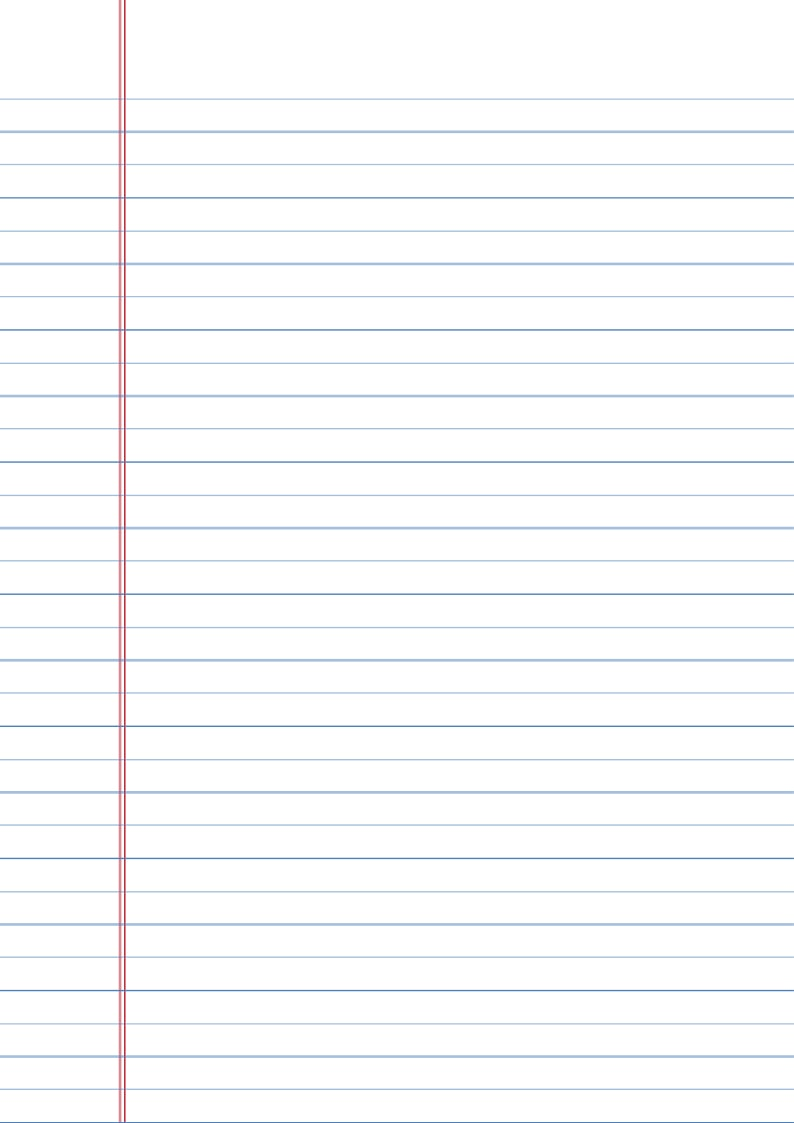
#> input picture paper4.jpg, 794 x 1123 px
$ python test.py
#> lines starting #> are read from the running program, lines starting #| are printed output that depends on the picture
# Import Image for basic functionalities like open, save, show
# Import ImageDraw to convert image into editable format
# Import ImageFont to choose the font style
from PIL import Image, ImageDraw, ImageFont
import os
import textwrap,math

# gfg_logo.jpeg image opened using open
# function and assigned to variable named img
def textWrapper(texts,limit):
    wrapper = textwrap.TextWrapper(width=limit)
    word_list = wrapper.wrap(text = texts)
    txt ='\n'.join(word_list)
    return txt

def textLimiter(fontsize):
    fontset = 55 / 20
    limit = math.ceil(fontset* fontsize)
    return limit

def handWriting(paper,fontname,fontsize,colorText,texts):
#> called with paper = 'paper4.jpg', fontname = 'GloriaHallelujah-Regular.ttf', fontsize = 20, colorText = 'Black'
    img = Image.open(paper)
#> img is the input picture: PIL image 794x1123 RGB; mean R, G, B 249.5, 250.4, 251.5
    fontLocation = 'fonts/'
    fontname = fontLocation + fontname
    colorOutline = "red"
    colorBackground = "white"

    font = ImageFont.truetype(fontname, fontsize)
    limit = textLimiter(fontsize)
    txt = textWrapper(texts,limit)
    # Image is converted into editable form using
    # Draw function and assigned to d1
    width, height = 720,1080
    # img = Image.new('RGB', (width+4, height+4), colorBackground)

    d1 = ImageDraw.Draw(img)
    # d1.text((2, height/2), txt, fill=colorText, font=font)
    d1.text((128,100), txt, fill=colorText, font=font)
    # d1.rectangle((0, 0, width+3, height+3), outline=colorOutline)

    # Font selection from the downloaded file
    # myFont = ImageFont.truetype('C:\\Users\KUMABHIS\Desktop\py\Tomatoes-O8L8.ttf', 20)
    # myFont = ImageFont.truetype('C:\\Users\KUMABHIS\Desktop\py\Spicy_Chicken.otf', 20)
    # Decide the text location, color and font
    # d1.text((70, 63),txt, fill =(255, 0, 0),font=myFont)

    # show and save the image
    img.show()
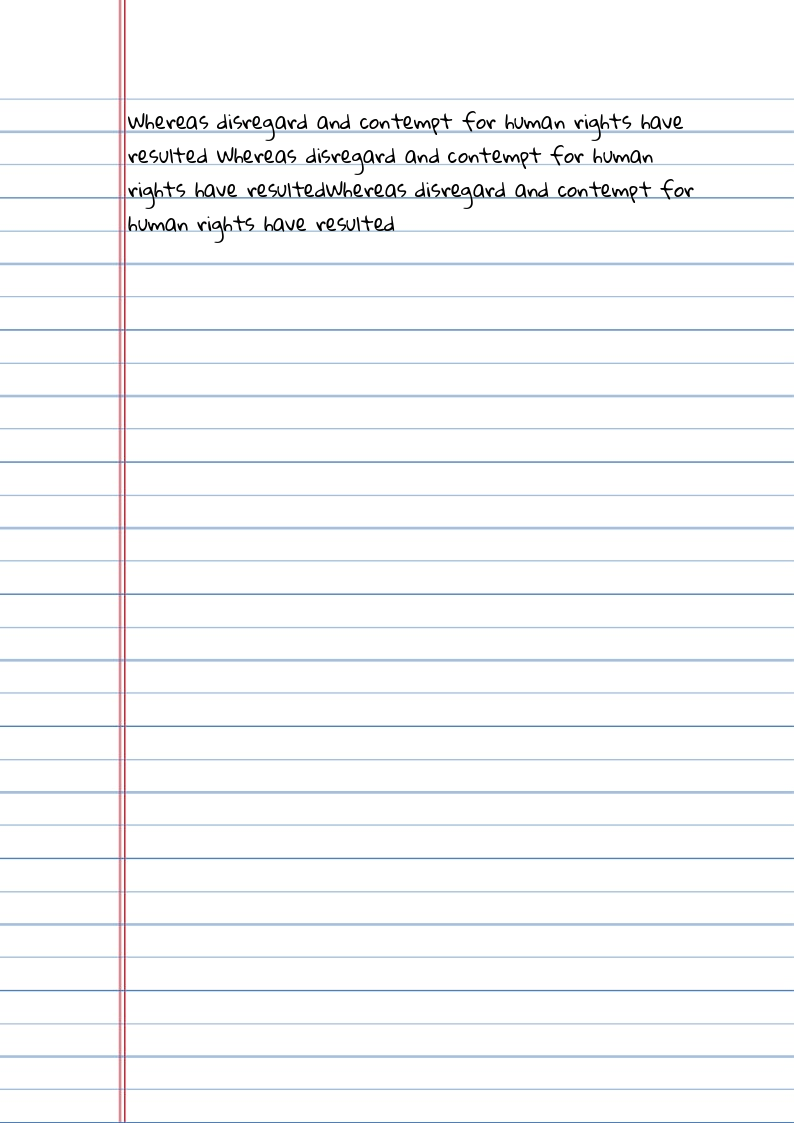
#> shown: PIL image 794x1123 RGB; mean R, G, B 247.3, 248.3, 249.4
    img.save("results.jpeg")

texts ="Whereas disregard and contempt for human rights have resulted Whereas disregard and contempt for human rights have resultedWhereas disregard and contempt for human rights have resulted "
handWriting('paper4.jpg',"GloriaHallelujah-Regular.ttf",20,"Black",texts)

$ run again, with paper1.jpg copied over paper4.jpg
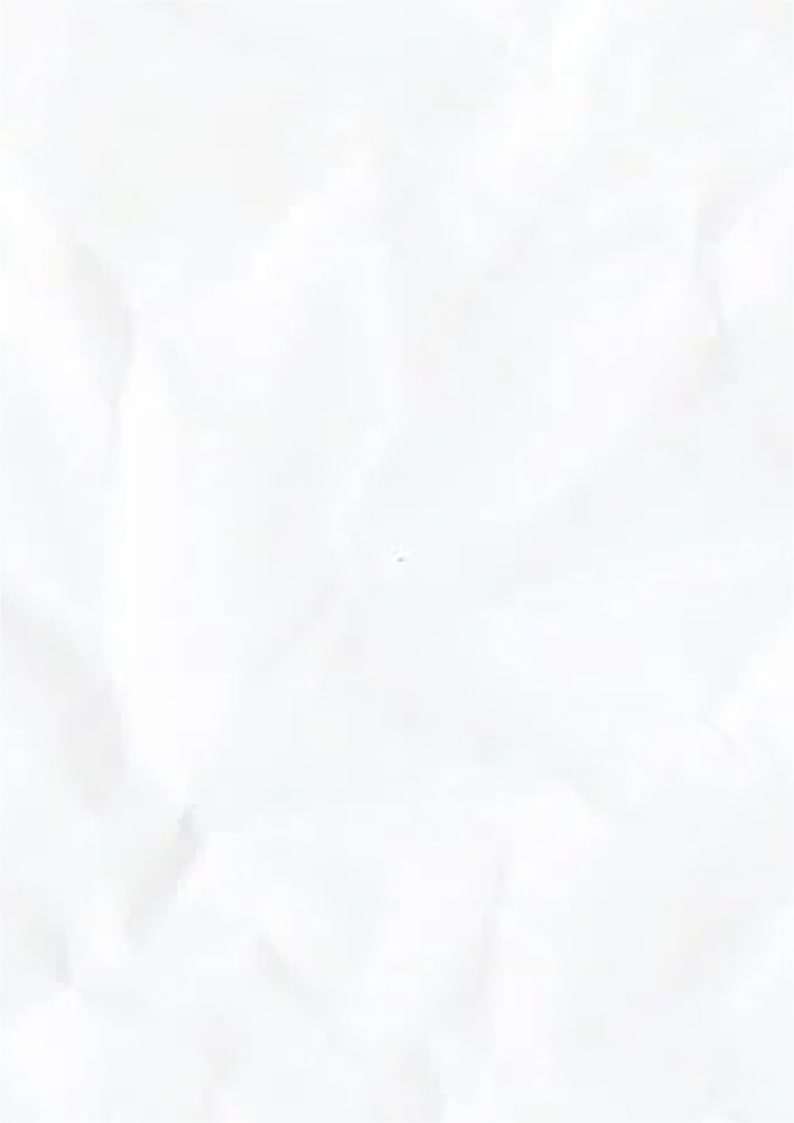
#> input picture paper1.jpg, 794 x 1123 px
#> in handWriting, img is the input picture: PIL image 794x1123 RGB; mean R, G, B 247.2, 248.6, 250.1
#> in handWriting, `img.show()`:
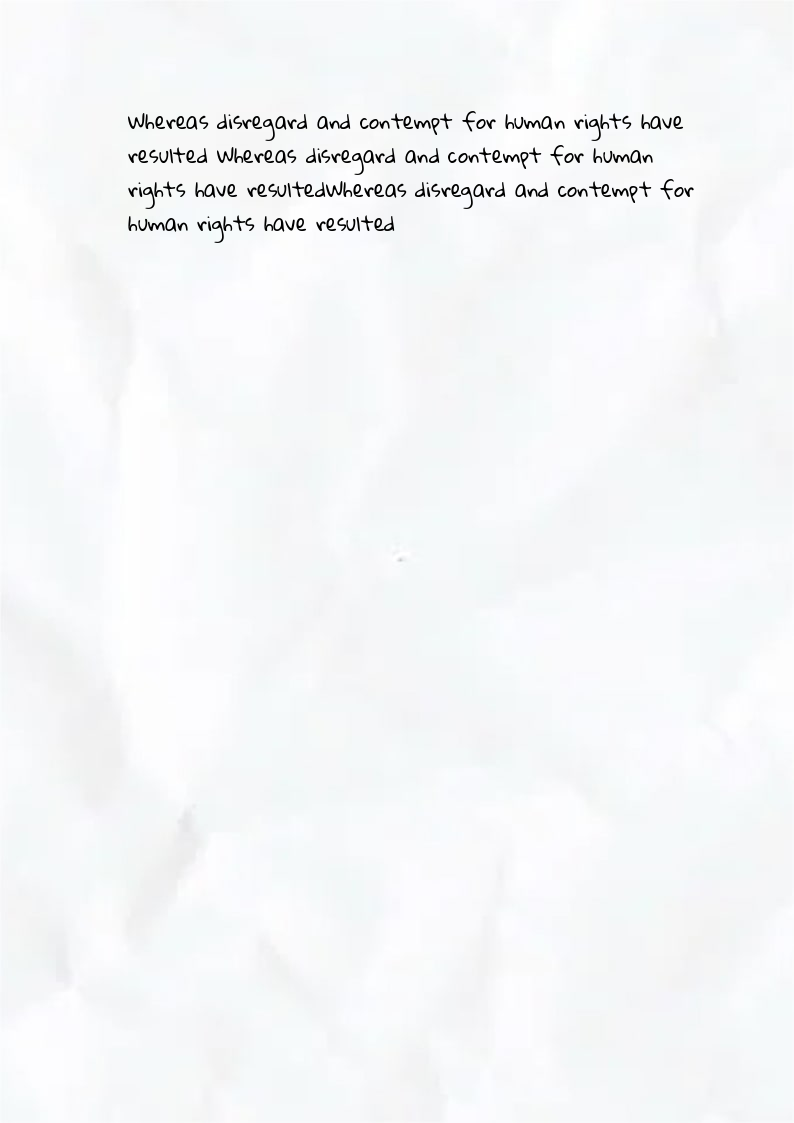
#> shown: PIL image 794x1123 RGB; mean R, G, B 245.1, 246.5, 247.9

$ run again, with paper2.jpg copied over paper4.jpg
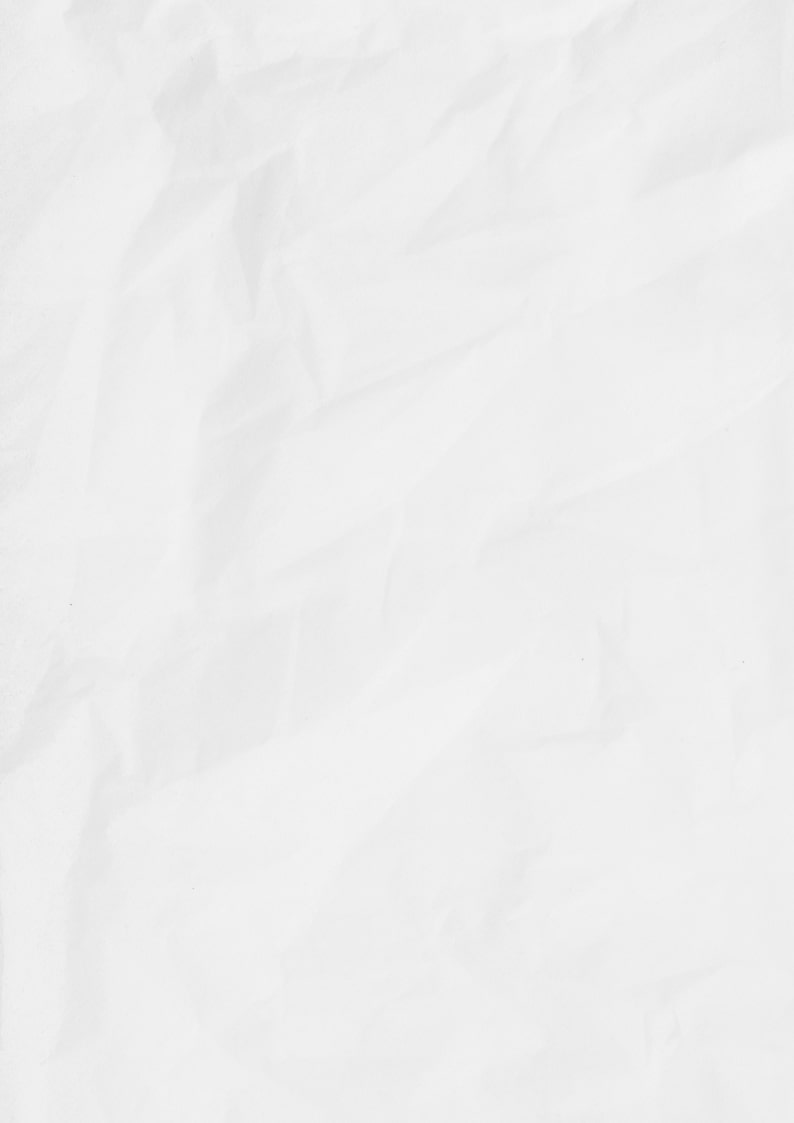
#> input picture paper2.jpg, 794 x 1123 px
#> in handWriting, img is the input picture: PIL image 794x1123 RGB; min 183, max 244, mean 236.9
#> in handWriting, `img.show()`:
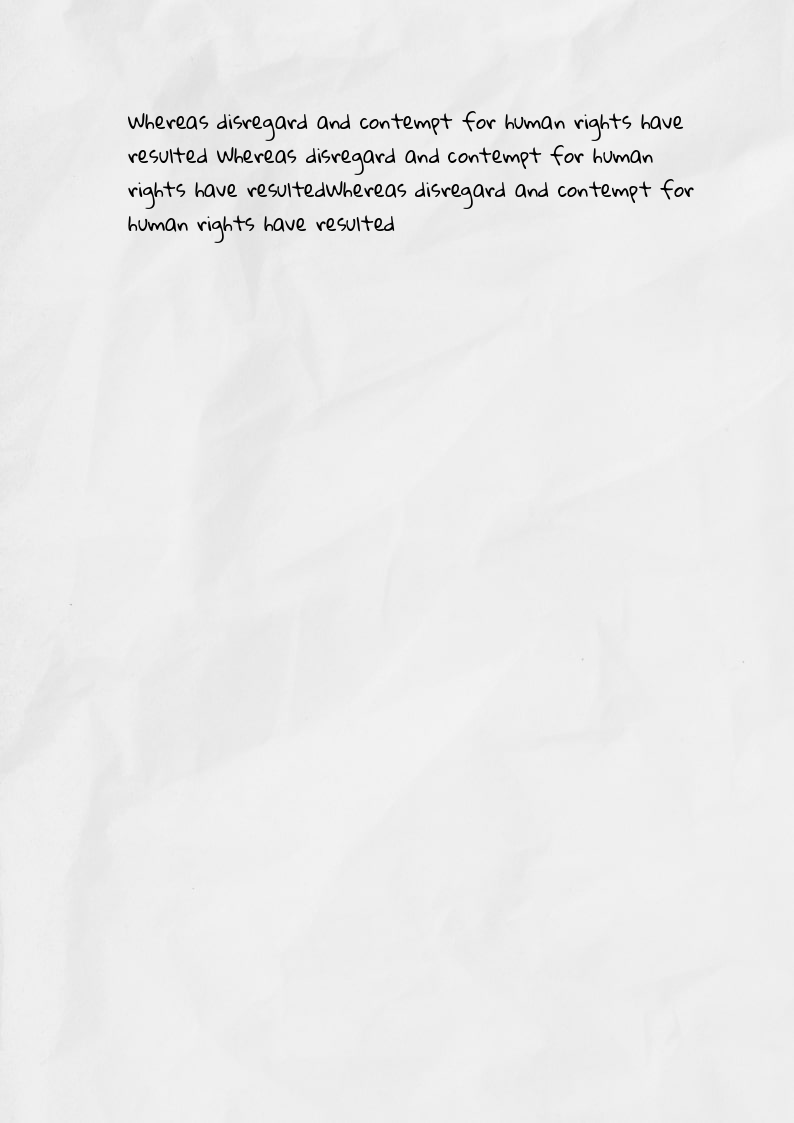
#> shown: PIL image 794x1123 RGB; min 0, max 244, mean 234.9

$ run again, with paper3.jpg copied over paper4.jpg
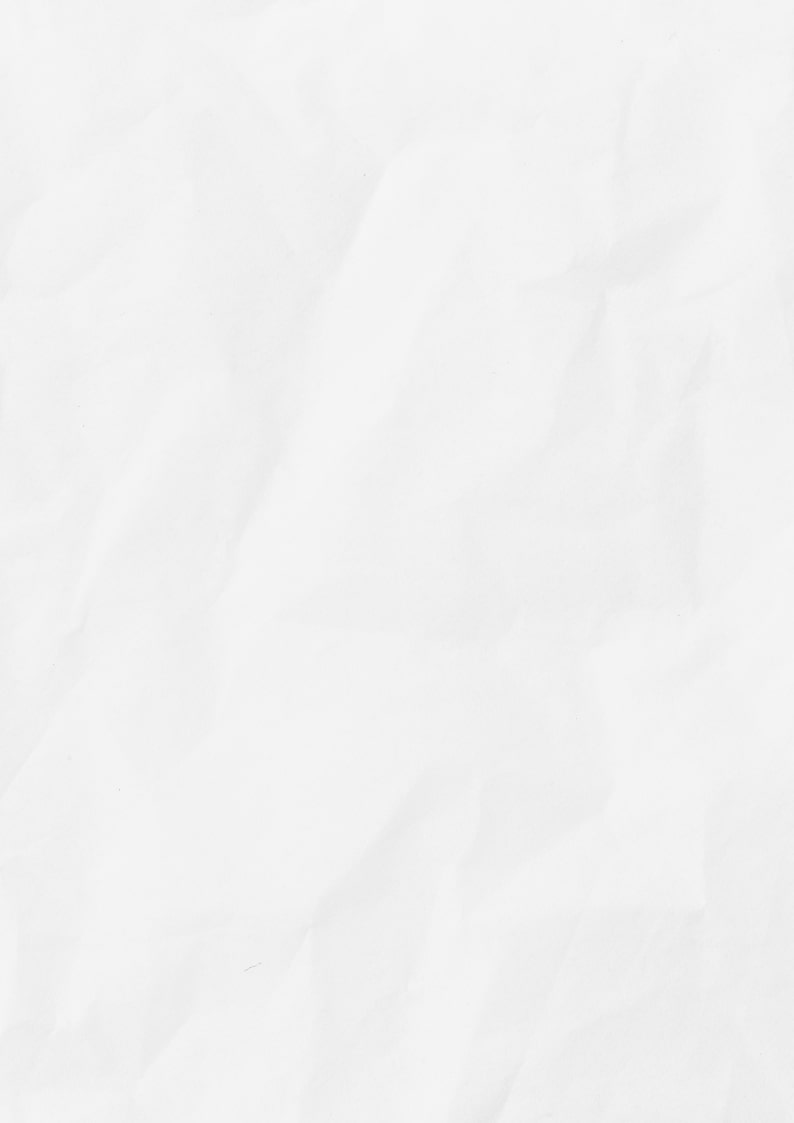
#> input picture paper3.jpg, 794 x 1123 px
#> in handWriting, img is the input picture: PIL image 794x1123 RGB; min 204, max 248, mean 240.7
#> in handWriting, `img.show()`:
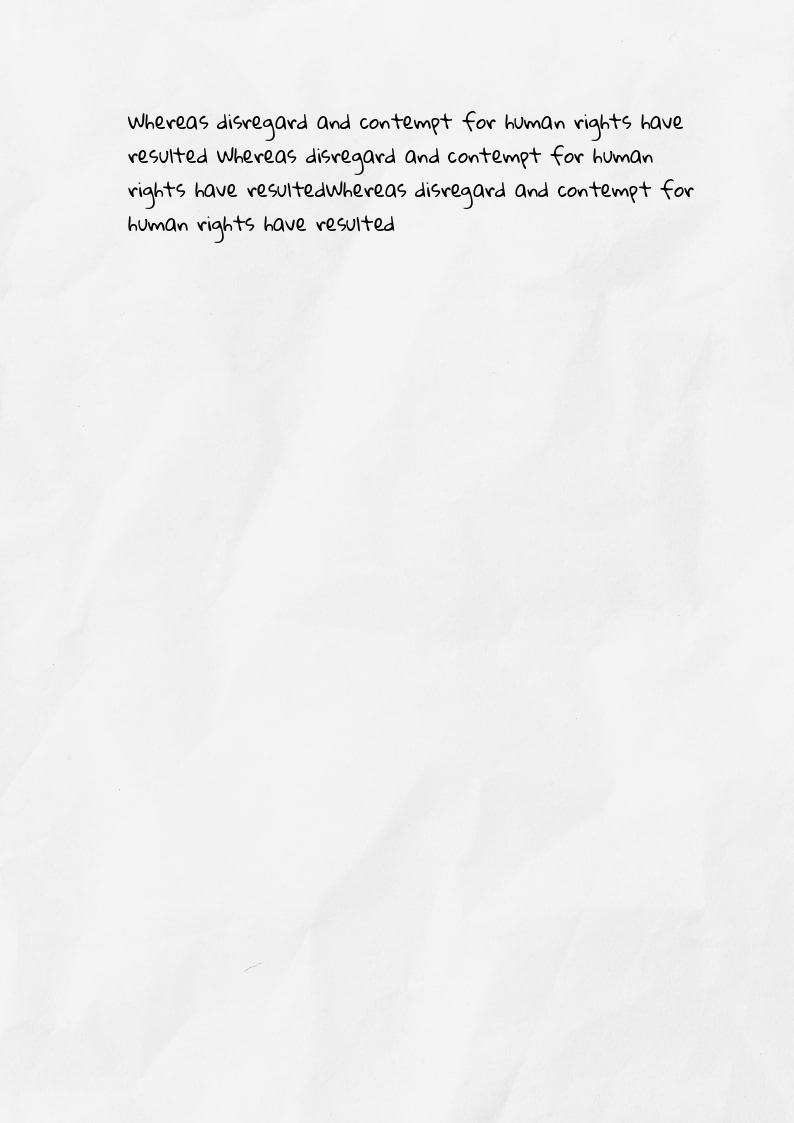
#> shown: PIL image 794x1123 RGB; min 0, max 248, mean 238.7
